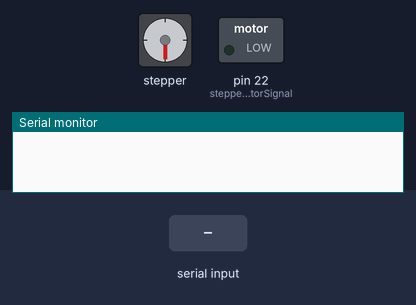
Recording of a sketch running on a simulated Arduino Mega 2560, built with avr-gcc and run on an emulated ATmega2560. Shown: stepper motor, switched loads named in the sketch (green lamp = pin HIGH), the last lines printed to the serial monitor. The inputs (shaded band) are chosen by the test bench. Stepper angles assume 200 steps per turn.

Above: at 5.9 s.
6.0 s: "13\n" received over Serial
At 8.6 s:
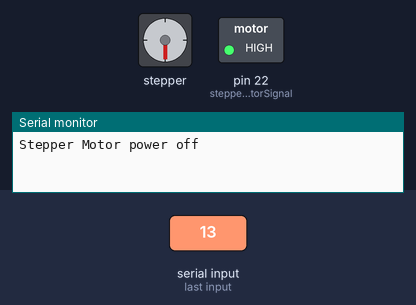
9.0 s: "12\n" received over Serial
At 12.1 s:
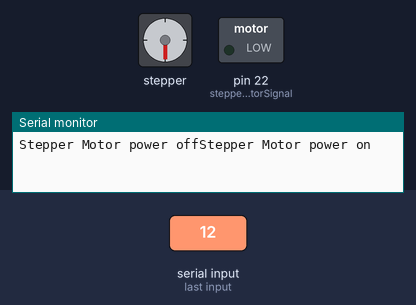
Timing chart, 0 to 13.6 s (numbered marks = the images above; inputs shaded):
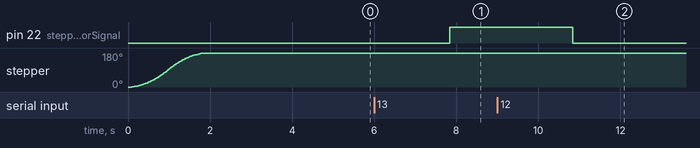

Measured:
- after the input at 6.0 s, pin 22 (stepperMotorSignal): LOW → HIGH after 1.8 s
- after the input at 9.0 s, pin 22 (stepperMotorSignal): HIGH → LOW after 1.8 s
- by itself, stepper: turns 180° clockwise in 1.7 s

The sketch:

Stepper_motor_driver_script2.ino
```cpp
/* Example sketch to control a stepper motor with TB6600 stepper motor driver, AccelStepper library and Arduino: acceleration and deceleration. More info: https://www.makerguides.com */

// Include the AccelStepper library:
#include <AccelStepper.h>

// Define stepper motor connections and motor interface type. Motor interface type must be set to 1 when using a driver:
#define dirPin 2
#define stepPin 4
#define motorInterfaceType 1
#define stepperMotorSignal 22

// Create a new instance of the AccelStepper class:
AccelStepper stepper = AccelStepper(motorInterfaceType, stepPin, dirPin);

void setup() {
  // Set the maximum speed and acceleration:
  stepper.setMaxSpeed(16000);
  stepper.setAcceleration(100);
  pinMode(stepperMotorSignal, OUTPUT);
  //Turn on power to stepper motor (LOW = on, HIGH = off)
  digitalWrite(stepperMotorSignal, LOW);
  Serial.begin(9600);
}

void loop() {
  // Set the target position(positive = cw, negative = ccw)
  stepper.moveTo(100);
  //Run to target position with set speed and acceleration/deceleration:
  stepper.runToPosition();

  //delayMicroseconds(10);

  // Move back to zero:
  //stepper.moveTo(0);
  //stepper.runToPosition();

  //delayMicroseconds(10);

  delay(3000);

  //receive signal from serial monitor
  if (Serial.available() > 0) {
    int incomingByte = Serial.parseInt();

    if (incomingByte == 12) { //send "12" to turn on power to stepper motor
     digitalWrite(stepperMotorSignal, LOW);
     Serial.print("Stepper Motor power on");
    }

    else if (incomingByte == 13) { //send "13" to turn off power to stepper motor
      digitalWrite(stepperMotorSignal, HIGH);
      Serial.print("Stepper Motor power off");
    }
  }

}
```
